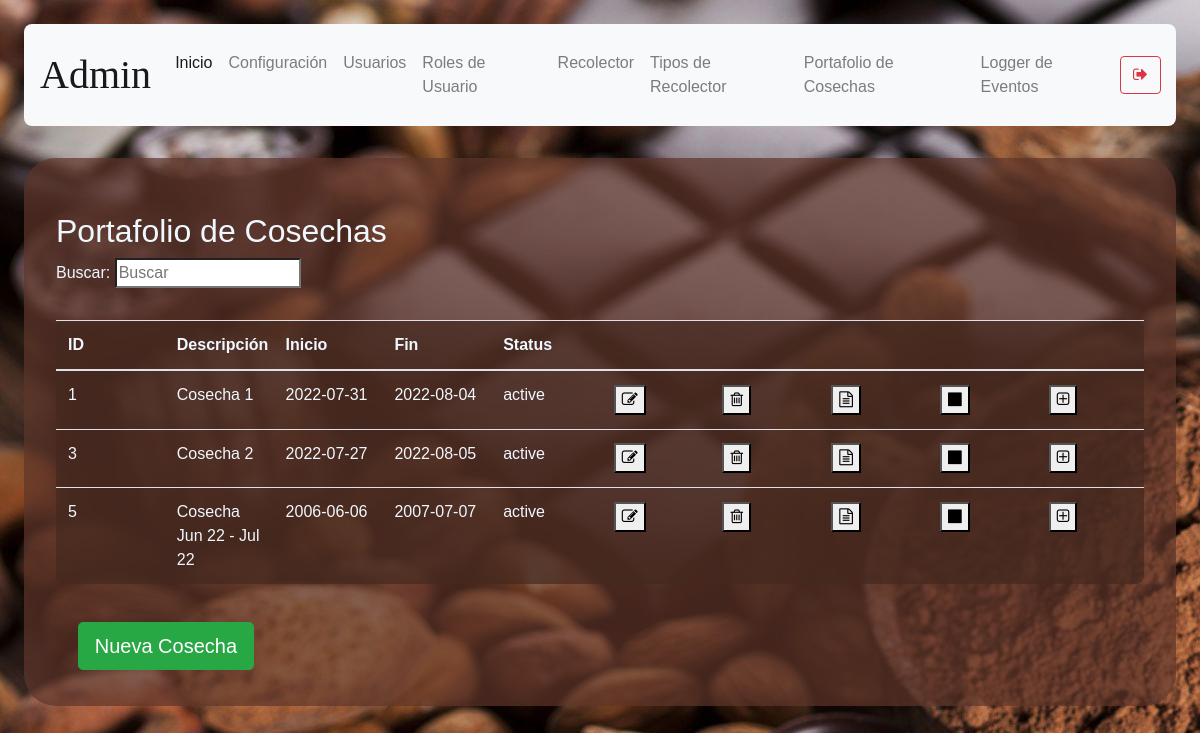
/harvest (signed in), run on an earlier commit of the app's database.
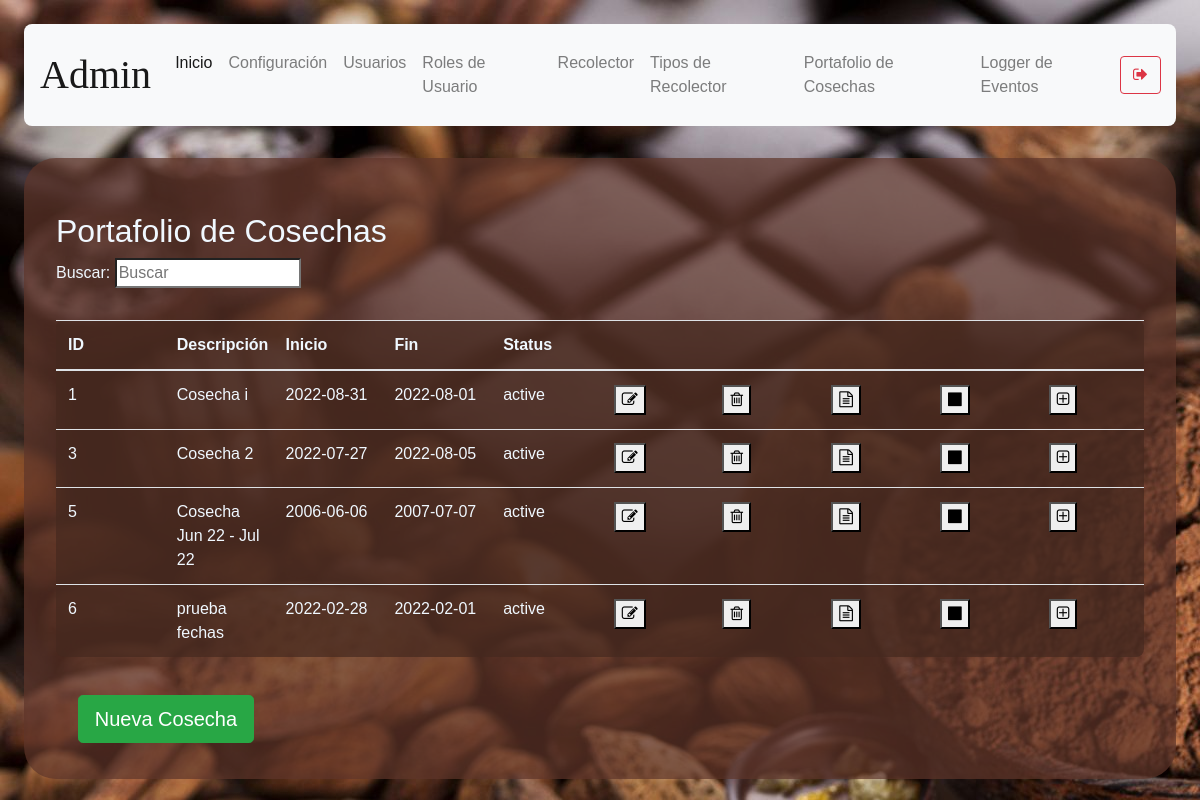
And on a later commit of the database.
### models/harvest.py (models this page shows, shortened)
class Harvest (db.Model):
    __tablename__ = 'harvest'
    id = db.Column(db.Integer, primary_key = True)
    description = db.Column(db.String(250), nullable = False)
    start_date = db.Column(db.String(10), nullable=False)
    end_date = db.Column(db.String(10), nullable= False)
    status = db.Column(db.String(10), nullable = False)

### routes/harvest.py (the view)
@harvest_route.route('/harvest')
def index():
    if( not verify_permissions(session, User, allowed_rols) ):
        return redirect(url_for('auth.index'))
    harvests = Harvest.query.all()
    productors = Productor.query.all()
    if ( 'management-status' in session ):
        status = session['management-status']
        session.pop('management-status', None)
        return render_template("harvest.html",\
        status = status,\
        harvests = harvests, productors=productors )
    return render_template("harvest.html",\
        status = "",\
        harvests = harvests, productors=productors )

### models/user.py (called while the page is built)
    def get_user_rol_by_username( self, username ):
        user_rol_id = User.query.filter_by(username = username).first().user_rol_id
        user_rol = User_rol.query.get(user_rol_id).description
        return user_rol

### utils/functions.py (called while the page is built)
def verify_permissions(session, User, allowed=['admin']):
    return 'username' in session and \
    ( allowed == 'all' or User.get_user_rol_by_username(User, session['username']) in allowed)

### templates/harvest.html (shortened to what this page needs)
{% extends "base.html" %}
{% block content %}
    <h2>Portafolio de Cosechas</h2>
    <p>
        Buscar: <input id ="search-bar" onkeyup="searchEngine()" type="search" name="busqueda" placeholder="Buscar">
    </p>
        <table class="table content-table fixed-table">
            <thead>
                <th>ID</th>
                <th>Descripción</th>
                <th>Inicio</th>
                <th>Fin</th>
                <th>Status</th>
                <th></th>
                <th></th>
                <th></th>
                <th></th>
                <th></th>
            </thead>
            <tbody id = table-body-data>
            {% for harvest in harvests %}
            <tr>
                <td>{{ harvest.id }}</td>
                <td>{{ harvest.description }}</td>
                <td>{{ harvest.start_date }}</td>
                <td>{{ harvest.end_date }}</td>
                <td>{{ harvest.status }}</td>
                <td><button onclick="window.location.href=`/harvest/edit/{{ harvest.id }}`"><i class="fa fa-pencil-square-o" aria-hidden="true"></i></button></td>
                <td><button onclick='deleteConfirm( {{ harvest.id }}, "Harvest" )'><i class="fa fa-trash-o" aria-hidden="true"></i></button></td>
                <td><button onclick='window.location.href=`/harvest/{{ harvest.id }}/purchase`'><i class="fa fa-file-text-o" aria-hidden="true"></i></i></button></td>
                {% if harvest.status == "active" %}
                    <td><button onclick='window.location.href=`/harvest/close/{{ harvest.id }}`'><i class="fa fa-stop" aria-hidden="true"></i></button></td>
                    <td><button type="button" class="" data-toggle="modal" data-target="#modal-{{harvest.id}}"><i class="fa fa-plus-square-o" aria-hidden="true"></i></i></button></td>
                {% else %}
                    <td><button onclick='window.location.href=`/harvest/activate/{{ harvest.id }}`'><i class="fa fa-play" aria-hidden="true"></i></button></td>
                    <td></td>
                {% endif %}
            </tr>
            {% endfor %}
            </tbody>
        </table>
        <button type="submit" onclick="showForm()" class="btn btn-success btn-lg mb-1">Nueva Cosecha</button>
{% endblock %}

### templates/base.html (shortened to what this page needs)
<!DOCTYPE html>
<html>
<head>
    <link rel="stylesheet" href="https://cdn.jsdelivr.net/npm/bootstrap@4.0.0/dist/css/bootstrap.min.css">
     <link rel="stylesheet" href="https://cdnjs.cloudflare.com/ajax/libs/font-awesome/4.7.0/css/font-awesome.min.css">
     <link rel='stylesheet' type='text/css' media='screen'  href= "{{ url_for('static',filename='styles/main.css') }}">
</head>
<body>
    <nav class="navbar navbar-expand-lg navbar-light bg-light top">
        <a class="navbar-brand nav-user" href="#"> {{ session['username'] }}</a>
        <div class="collapse navbar-collapse" id="navbarSupportedContent">
          <ul class="navbar-nav mr-auto">
            <li class="nav-item active">
              <a class="nav-link" href="/">Inicio <span class="sr-only">(current)</span></a>
            </li>
            <li class="nav-item">
              <a class="nav-link" href="/user-settings">Configuración</a>
            </li>
            {% if session["rol"] == 'admin' %}
            <li class="nav-item">
                <a class="nav-link" href="/user-management">Usuarios</a>
            </li>
            <li class="nav-item">
                <a class="nav-link" href="/user-rol-management">Roles de Usuario</a>
            </li>
            <li class="nav-item">
                <a class="nav-link" href="/productor-data">Recolector</a>
            </li>
            <li class="nav-item">
                <a class="nav-link" href="/productor-type">Tipos de Recolector</a>
            </li>
            <li class="nav-item">
              <a class="nav-link" href="/harvest">Portafolio de Cosechas</a>
            </li>
            <li class="nav-item">
              <a class="nav-link" href="/logger">Logger de Eventos</a>
            </li>
                {% endif %}
          </ul>
          <form action="logout">
          <button class="btn btn-outline-danger my-2 my-sm-0">
              <i class="fa fa-sign-out" aria-hidden="true"></i>
            </button>
          </form>
        </div>
      </nav>
    <section class="content">
        {% block content %}
        {% endblock %}
    </section>
</body>
</html>

### static/styles/main.css (style rules this page uses)
body { background-color:aliceblue; background-image: url("../media/2316549.jpg"); margin: 2%; font-family: 'Gill Sans', 'Gill Sans MT', Calibri, 'Trebuchet MS', sans-serif; }
button { margin: 2%; }
h1, h2 { margin-top: 2%; }
section.content { background-color: rgba(95, 54, 42, 0.7); padding: 2em; color:aliceblue; margin-top: 2em; border-radius: 2em; }
.content-table { background-color: rgba(69, 40, 31, 0.7); padding: 2em; color:aliceblue; margin-top: 2em; border-radius: .5em; }
nav.top { padding: 1em; border-radius: 0.5em; }
.nav-user { text-transform: capitalize; text-align: center; font-family: cursive; font-size: 2.5em; }
table { width:100%; table-layout:fixed; }
td { word-wrap:break-word; }

What changed in the data, as far as the page shows it:
changed Harvest id 1: description "Cosecha 1" → "Cosecha i"; start_date "2022-07-31" → "2022-08-31"; end_date "2022-08-04" → "2022-08-01"
added Harvest: id "6", description "prueba fechas", start_date "2022-02-28", end_date "2022-02-01", status "active"
